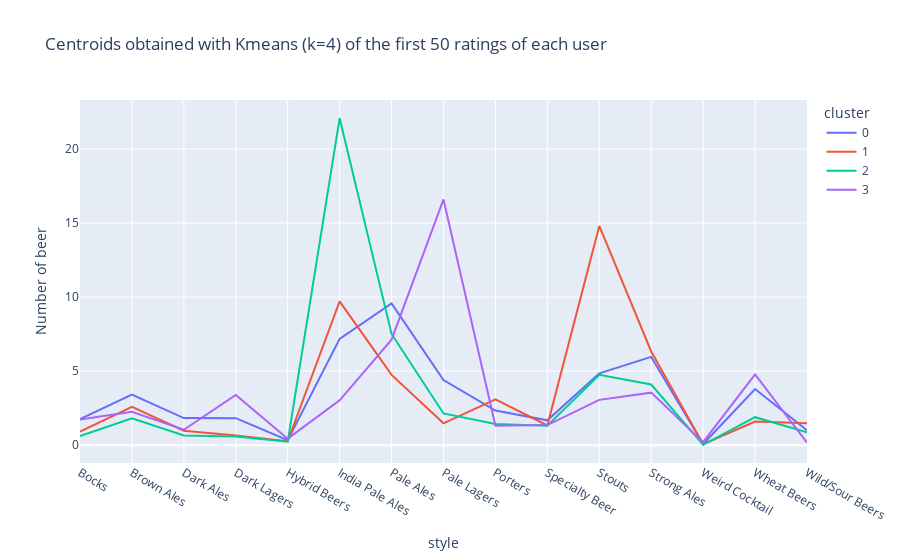

The notebook cell saved with this chart:
### Code cell
fig = px.line(df_cluster_beer, x="style", y="Number of beer", color="cluster", title="Centroids obtained with Kmeans (k=4) of the first 50 ratings of each user")
#fig = px.line(df_cluster_beer, x="style", y=1)
fig.show()
fig.write_html("centroid.html")

### Figure 1 — Plotly figure (JSON) as saved in the notebook; plotly's stock layout.template omitted (floating-point values rounded to 4 significant figures)
{"data": [{"hovertemplate": "cluster=0<br>style=%{x}<br>Number of beer=%{y}<extra></extra>", "legendgroup": "0", "line": {"color": "#636efa", "dash": "solid"}, "marker": {"symbol": "circle"}, "mode": "lines", "name": "0", "orientation": "v", "showlegend": true, "type": "scatter", "x": ["Bocks", "Brown Ales", "Dark Ales", "Dark Lagers", "Hybrid Beers", "India Pale Ales", "Pale Ales", "Pale Lagers", "Porters", "Specialty Beer", "Stouts", "Strong Ales", "Weird Cocktail", "Wheat Beers", "Wild/Sour Beers"], "xaxis": "x", "y": [1.759, 3.412, 1.831, 1.825, 0.3319, 7.178, 9.569, 4.395, 2.338, 1.677, 4.852, 5.96, 0.07611, 3.791, 1.006], "yaxis": "y"}, {"hovertemplate": "cluster=1<br>style=%{x}<br>Number of beer=%{y}<extra></extra>", "legendgroup": "1", "line": {"color": "#EF553B", "dash": "solid"}, "marker": {"symbol": "circle"}, "mode": "lines", "name": "1", "orientation": "v", "showlegend": true, "type": "scatter", "x": ["Bocks", "Brown Ales", "Dark Ales", "Dark Lagers", "Hybrid Beers", "India Pale Ales", "Pale Ales", "Pale Lagers", "Porters", "Specialty Beer", "Stouts", "Strong Ales", "Weird Cocktail", "Wheat Beers", "Wild/Sour Beers"], "xaxis": "x", "y": [0.9148, 2.583, 0.9776, 0.6592, 0.2646, 9.709, 4.74, 1.475, 3.085, 1.332, 14.8, 6.323, 0.06278, 1.592, 1.484], "yaxis": "y"}, {"hovertemplate": "cluster=2<br>style=%{x}<br>Number of beer=%{y}<extra></extra>", "legendgroup": "2", "line": {"color": "#00cc96", "dash": "solid"}, "marker": {"symbol": "circle"}, "mode": "lines", "name": "2", "orientation": "v", "showlegend": true, "type": "scatter", "x": ["Bocks", "Brown Ales", "Dark Ales", "Dark Lagers", "Hybrid Beers", "India Pale Ales", "Pale Ales", "Pale Lagers", "Porters", "Specialty Beer", "Stouts", "Strong Ales", "Weird Cocktail", "Wheat Beers", "Wild/Sour Beers"], "xaxis": "x", "y": [0.609, 1.817, 0.6505, 0.5917, 0.2318, 22.08, 7.509, 2.142, 1.436, 1.311, 4.751, 4.093, 0.02076, 1.889, 0.872], "yaxis": "y"}, {"hovertemplate": "cluster=3<br>style=%{x}<br>Number of beer=%{y}<extra></extra>", "legendgroup": "3", "line": {"color": "#ab63fa", "dash": "solid"}, "marker": {"symbol": "circle"}, "mode": "lines", "name": "3", "orientation": "v", "showlegend": true, "type": "scatter", "x": ["Bocks", "Brown Ales", "Dark Ales", "Dark Lagers", "Hybrid Beers", "India Pale Ales", "Pale Ales", "Pale Lagers", "Porters", "Specialty Beer", "Stouts", "Strong Ales", "Weird Cocktail", "Wheat Beers", "Wild/Sour Beers"], "xaxis": "x", "y": [1.736, 2.248, 1.041, 3.388, 0.438, 3.025, 7.124, 16.59, 1.306, 1.355, 3.058, 3.545, 0.1983, 4.777, 0.1736], "yaxis": "y"}], "layout": {"legend": {"title": {"text": "cluster"}, "tracegroupgap": 0}, "title": {"text": "Centroids obtained with Kmeans (k=4) of the first 50 ratings of each user"}, "xaxis": {"anchor": "y", "domain": [0, 1], "title": {"text": "style"}}, "yaxis": {"anchor": "x", "domain": [0, 1], "title": {"text": "Number of beer"}}}}
